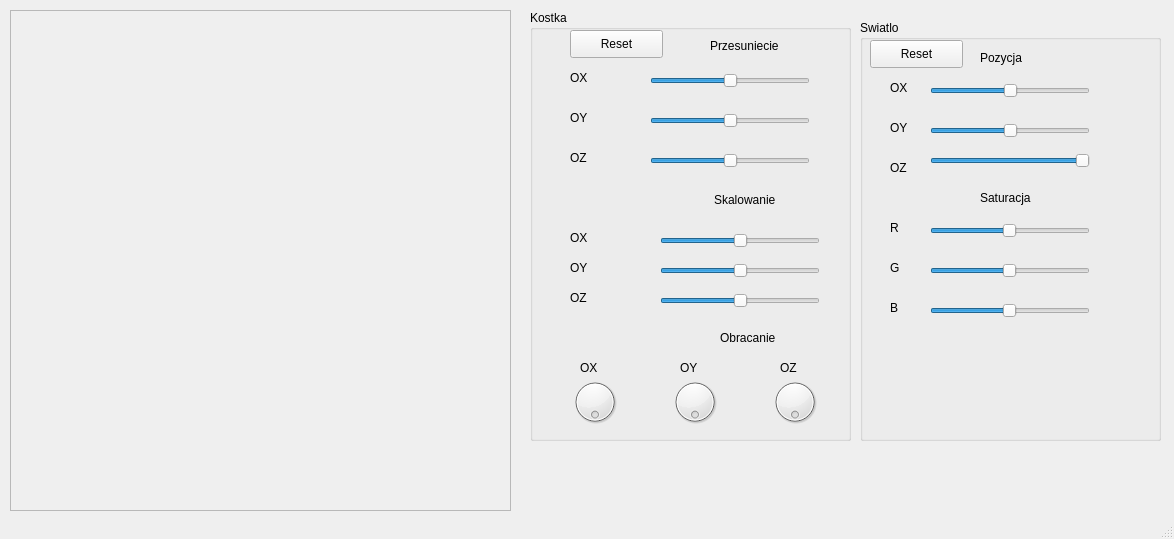
<?xml version="1.0" encoding="UTF-8"?>
<ui version="4.0">
 <class>MyWindow</class>
 <widget class="QMainWindow" name="MyWindow">
  <property name="geometry">
   <rect>
    <x>0</x>
    <y>0</y>
    <width>1174</width>
    <height>539</height>
   </rect>
  </property>
  <property name="windowTitle">
   <string>MyWindow</string>
  </property>
  <widget class="QWidget" name="centralWidget">
   <widget class="QFrame" name="rysujFrame">
    <property name="geometry">
     <rect>
      <x>10</x>
      <y>10</y>
      <width>501</width>
      <height>501</height>
     </rect>
    </property>
    <property name="frameShape">
     <enum>QFrame::StyledPanel</enum>
    </property>
    <property name="frameShadow">
     <enum>QFrame::Raised</enum>
    </property>
   </widget>
   <widget class="QGroupBox" name="groupBox">
    <property name="geometry">
     <rect>
      <x>530</x>
      <y>10</y>
      <width>321</width>
      <height>431</height>
     </rect>
    </property>
    <property name="title">
     <string>Kostka</string>
    </property>
    <widget class="QPushButton" name="pushButton">
     <property name="geometry">
      <rect>
       <x>40</x>
       <y>20</y>
       <width>93</width>
       <height>28</height>
      </rect>
     </property>
     <property name="text">
      <string>Reset</string>
     </property>
    </widget>
    <widget class="QSlider" name="horizontalSlider_4">
     <property name="geometry">
      <rect>
       <x>130</x>
       <y>220</y>
       <width>160</width>
       <height>22</height>
      </rect>
     </property>
     <property name="maximum">
      <number>500</number>
     </property>
     <property name="value">
      <number>250</number>
     </property>
     <property name="orientation">
      <enum>Qt::Horizontal</enum>
     </property>
    </widget>
    <widget class="QLabel" name="label_2">
     <property name="geometry">
      <rect>
       <x>40</x>
       <y>100</y>
       <width>61</width>
       <height>16</height>
      </rect>
     </property>
     <property name="text">
      <string>OY</string>
     </property>
    </widget>
    <widget class="QLabel" name="label_7">
     <property name="geometry">
      <rect>
       <x>40</x>
       <y>250</y>
       <width>61</width>
       <height>16</height>
      </rect>
     </property>
     <property name="text">
      <string>OY</string>
     </property>
    </widget>
    <widget class="QSlider" name="horizontalSlider_6">
     <property name="geometry">
      <rect>
       <x>130</x>
       <y>280</y>
       <width>160</width>
       <height>22</height>
      </rect>
     </property>
     <property name="maximum">
      <number>500</number>
     </property>
     <property name="value">
      <number>250</number>
     </property>
     <property name="orientation">
      <enum>Qt::Horizontal</enum>
     </property>
    </widget>
    <widget class="QLabel" name="label_12">
     <property name="geometry">
      <rect>
       <x>250</x>
       <y>350</y>
       <width>61</width>
       <height>16</height>
      </rect>
     </property>
     <property name="text">
      <string>OZ</string>
     </property>
    </widget>
    <widget class="QDial" name="dial_2">
     <property name="geometry">
      <rect>
       <x>140</x>
       <y>360</y>
       <width>50</width>
       <height>64</height>
      </rect>
     </property>
     <property name="maximum">
      <number>359</number>
     </property>
     <property name="wrapping">
      <bool>true</bool>
     </property>
    </widget>
    <widget class="QLabel" name="label_5">
     <property name="geometry">
      <rect>
       <x>184</x>
       <y>180</y>
       <width>71</width>
       <height>20</height>
      </rect>
     </property>
     <property name="text">
      <string>Skalowanie</string>
     </property>
    </widget>
    <widget class="QDial" name="dial_3">
     <property name="geometry">
      <rect>
       <x>240</x>
       <y>360</y>
       <width>50</width>
       <height>64</height>
      </rect>
     </property>
     <property name="maximum">
      <number>359</number>
     </property>
     <property name="wrapping">
      <bool>true</bool>
     </property>
    </widget>
    <widget class="QSlider" name="horizontalSlider_5">
     <property name="geometry">
      <rect>
       <x>130</x>
       <y>250</y>
       <width>160</width>
       <height>22</height>
      </rect>
     </property>
     <property name="maximum">
      <number>500</number>
     </property>
     <property name="value">
      <number>250</number>
     </property>
     <property name="orientation">
      <enum>Qt::Horizontal</enum>
     </property>
    </widget>
    <widget class="QLabel" name="label">
     <property name="geometry">
      <rect>
       <x>180</x>
       <y>20</y>
       <width>71</width>
       <height>31</height>
      </rect>
     </property>
     <property name="text">
      <string>Przesuniecie</string>
     </property>
    </widget>
    <widget class="QLabel" name="label_10">
     <property name="geometry">
      <rect>
       <x>50</x>
       <y>350</y>
       <width>61</width>
       <height>16</height>
      </rect>
     </property>
     <property name="text">
      <string>OX</string>
     </property>
    </widget>
    <widget class="QLabel" name="label_4">
     <property name="geometry">
      <rect>
       <x>40</x>
       <y>140</y>
       <width>61</width>
       <height>16</height>
      </rect>
     </property>
     <property name="text">
      <string>OZ</string>
     </property>
    </widget>
    <widget class="QLabel" name="label_11">
     <property name="geometry">
      <rect>
       <x>150</x>
       <y>350</y>
       <width>61</width>
       <height>16</height>
      </rect>
     </property>
     <property name="text">
      <string>OY</string>
     </property>
    </widget>
    <widget class="QLabel" name="label_6">
     <property name="geometry">
      <rect>
       <x>40</x>
       <y>220</y>
       <width>61</width>
       <height>16</height>
      </rect>
     </property>
     <property name="text">
      <string>OX</string>
     </property>
    </widget>
    <widget class="QSlider" name="horizontalSlider_2">
     <property name="geometry">
      <rect>
       <x>120</x>
       <y>100</y>
       <width>160</width>
       <height>22</height>
      </rect>
     </property>
     <property name="maximum">
      <number>500</number>
     </property>
     <property name="value">
      <number>250</number>
     </property>
     <property name="orientation">
      <enum>Qt::Horizontal</enum>
     </property>
    </widget>
    <widget class="QLabel" name="label_8">
     <property name="geometry">
      <rect>
       <x>40</x>
       <y>280</y>
       <width>61</width>
       <height>16</height>
      </rect>
     </property>
     <property name="text">
      <string>OZ</string>
     </property>
    </widget>
    <widget class="QLabel" name="label_3">
     <property name="geometry">
      <rect>
       <x>40</x>
       <y>60</y>
       <width>61</width>
       <height>16</height>
      </rect>
     </property>
     <property name="text">
      <string>OX</string>
     </property>
    </widget>
    <widget class="QDial" name="dial">
     <property name="geometry">
      <rect>
       <x>40</x>
       <y>360</y>
       <width>50</width>
       <height>64</height>
      </rect>
     </property>
     <property name="maximum">
      <number>359</number>
     </property>
     <property name="singleStep">
      <number>1</number>
     </property>
     <property name="tracking">
      <bool>true</bool>
     </property>
     <property name="wrapping">
      <bool>true</bool>
     </property>
    </widget>
    <widget class="QSlider" name="horizontalSlider_3">
     <property name="geometry">
      <rect>
       <x>120</x>
       <y>140</y>
       <width>160</width>
       <height>22</height>
      </rect>
     </property>
     <property name="maximum">
      <number>500</number>
     </property>
     <property name="value">
      <number>250</number>
     </property>
     <property name="orientation">
      <enum>Qt::Horizontal</enum>
     </property>
    </widget>
    <widget class="QSlider" name="horizontalSlider">
     <property name="geometry">
      <rect>
       <x>120</x>
       <y>60</y>
       <width>160</width>
       <height>22</height>
      </rect>
     </property>
     <property name="maximum">
      <number>500</number>
     </property>
     <property name="value">
      <number>250</number>
     </property>
     <property name="orientation">
      <enum>Qt::Horizontal</enum>
     </property>
    </widget>
    <widget class="QLabel" name="label_9">
     <property name="geometry">
      <rect>
       <x>190</x>
       <y>320</y>
       <width>71</width>
       <height>16</height>
      </rect>
     </property>
     <property name="text">
      <string>Obracanie</string>
     </property>
    </widget>
   </widget>
   <widget class="QGroupBox" name="groupBox_2">
    <property name="geometry">
     <rect>
      <x>860</x>
      <y>20</y>
      <width>301</width>
      <height>421</height>
     </rect>
    </property>
    <property name="title">
     <string>Swiatlo</string>
    </property>
    <widget class="QLabel" name="label_13">
     <property name="geometry">
      <rect>
       <x>120</x>
       <y>30</y>
       <width>55</width>
       <height>16</height>
      </rect>
     </property>
     <property name="text">
      <string>Pozycja</string>
     </property>
    </widget>
    <widget class="QLabel" name="label_26">
     <property name="geometry">
      <rect>
       <x>30</x>
       <y>60</y>
       <width>61</width>
       <height>16</height>
      </rect>
     </property>
     <property name="text">
      <string>OX</string>
     </property>
    </widget>
    <widget class="QLabel" name="label_27">
     <property name="geometry">
      <rect>
       <x>30</x>
       <y>100</y>
       <width>61</width>
       <height>16</height>
      </rect>
     </property>
     <property name="text">
      <string>OY</string>
     </property>
    </widget>
    <widget class="QLabel" name="label_28">
     <property name="geometry">
      <rect>
       <x>30</x>
       <y>140</y>
       <width>61</width>
       <height>16</height>
      </rect>
     </property>
     <property name="text">
      <string>OZ</string>
     </property>
    </widget>
    <widget class="QLabel" name="label_29">
     <property name="geometry">
      <rect>
       <x>120</x>
       <y>170</y>
       <width>61</width>
       <height>16</height>
      </rect>
     </property>
     <property name="text">
      <string>Saturacja</string>
     </property>
    </widget>
    <widget class="QSlider" name="horizontalSlider_13">
     <property name="geometry">
      <rect>
       <x>70</x>
       <y>200</y>
       <width>160</width>
       <height>22</height>
      </rect>
     </property>
     <property name="maximum">
      <number>255</number>
     </property>
     <property name="value">
      <number>127</number>
     </property>
     <property name="orientation">
      <enum>Qt::Horizontal</enum>
     </property>
    </widget>
    <widget class="QSlider" name="horizontalSlider_14">
     <property name="geometry">
      <rect>
       <x>70</x>
       <y>240</y>
       <width>160</width>
       <height>22</height>
      </rect>
     </property>
     <property name="maximum">
      <number>255</number>
     </property>
     <property name="value">
      <number>127</number>
     </property>
     <property name="orientation">
      <enum>Qt::Horizontal</enum>
     </property>
    </widget>
    <widget class="QSlider" name="horizontalSlider_15">
     <property name="geometry">
      <rect>
       <x>70</x>
       <y>280</y>
       <width>160</width>
       <height>22</height>
      </rect>
     </property>
     <property name="maximum">
      <number>255</number>
     </property>
     <property name="value">
      <number>127</number>
     </property>
     <property name="orientation">
      <enum>Qt::Horizontal</enum>
     </property>
    </widget>
    <widget class="QLabel" name="label_30">
     <property name="geometry">
      <rect>
       <x>30</x>
       <y>200</y>
       <width>61</width>
       <height>16</height>
      </rect>
     </property>
     <property name="text">
      <string>R</string>
     </property>
    </widget>
    <widget class="QLabel" name="label_31">
     <property name="geometry">
      <rect>
       <x>30</x>
       <y>240</y>
       <width>61</width>
       <height>16</height>
      </rect>
     </property>
     <property name="text">
      <string>G</string>
     </property>
    </widget>
    <widget class="QLabel" name="label_32">
     <property name="geometry">
      <rect>
       <x>30</x>
       <y>280</y>
       <width>61</width>
       <height>16</height>
      </rect>
     </property>
     <property name="text">
      <string>B</string>
     </property>
    </widget>
    <widget class="QSlider" name="horizontalSlider_16">
     <property name="geometry">
      <rect>
       <x>70</x>
       <y>60</y>
       <width>160</width>
       <height>22</height>
      </rect>
     </property>
     <property name="maximum">
      <number>1000</number>
     </property>
     <property name="value">
      <number>500</number>
     </property>
     <property name="orientation">
      <enum>Qt::Horizontal</enum>
     </property>
    </widget>
    <widget class="QSlider" name="horizontalSlider_17">
     <property name="geometry">
      <rect>
       <x>70</x>
       <y>100</y>
       <width>160</width>
       <height>22</height>
      </rect>
     </property>
     <property name="maximum">
      <number>1000</number>
     </property>
     <property name="value">
      <number>500</number>
     </property>
     <property name="orientation">
      <enum>Qt::Horizontal</enum>
     </property>
    </widget>
    <widget class="QSlider" name="horizontalSlider_18">
     <property name="geometry">
      <rect>
       <x>70</x>
       <y>130</y>
       <width>160</width>
       <height>22</height>
      </rect>
     </property>
     <property name="maximum">
      <number>1000</number>
     </property>
     <property name="value">
      <number>1000</number>
     </property>
     <property name="orientation">
      <enum>Qt::Horizontal</enum>
     </property>
    </widget>
    <widget class="QPushButton" name="pushButton_3">
     <property name="geometry">
      <rect>
       <x>10</x>
       <y>20</y>
       <width>93</width>
       <height>28</height>
      </rect>
     </property>
     <property name="text">
      <string>Reset</string>
     </property>
    </widget>
   </widget>
  </widget>
  <widget class="QStatusBar" name="statusBar"/>
  <action name="actionPierwszy">
   <property name="text">
    <string>Pierwszy</string>
   </property>
  </action>
  <action name="actionDrugi">
   <property name="text">
    <string>Drugi</string>
   </property>
  </action>
 </widget>
 <layoutdefault spacing="6" margin="11"/>
 <resources/>
 <connections/>
</ui>
